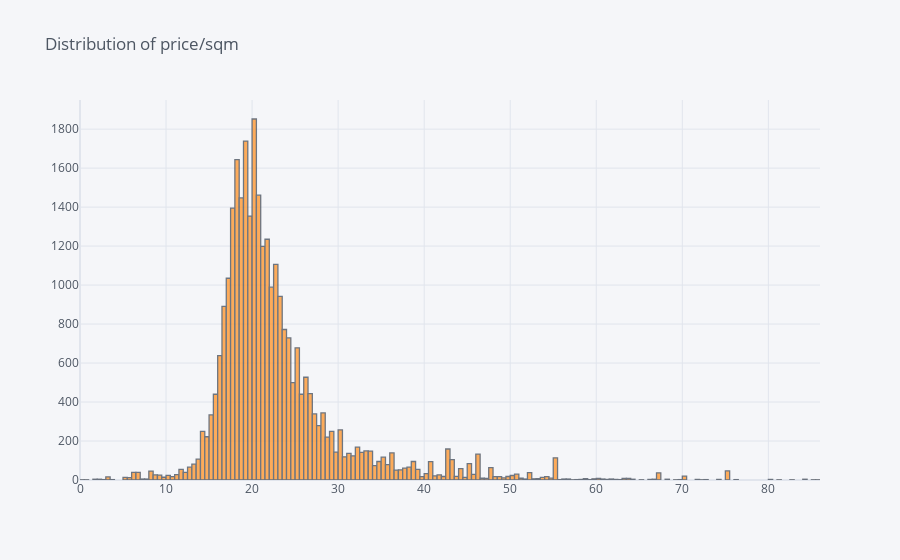

The code cell stored with this chart in its notebook:
### Code cell
residential_df.eval("price/space").iplot(kind="hist", title="Distribution of price/sqm")

### Figure 1 — Plotly figure (JSON) as saved in the notebook; plotly's stock layout.template omitted (floating-point values rounded to 4 significant figures; data arrays with more than 128 entries replaced by an {"elided": "..."} marker saying what was removed)
{"data": [{"histfunc": "count", "histnorm": "", "marker": {"color": "rgba(255, 153, 51, 1.0)", "line": {"color": "#4D5663", "width": 1.3}}, "opacity": 0.8, "orientation": "v", "type": "histogram", "x": {"elided": "30078 float values"}}], "layout": {"barmode": "overlay", "legend": {"bgcolor": "#F5F6F9", "font": {"color": "#4D5663"}}, "paper_bgcolor": "#F5F6F9", "plot_bgcolor": "#F5F6F9", "title": {"font": {"color": "#4D5663"}, "text": "Distribution of price/sqm"}, "xaxis": {"gridcolor": "#E1E5ED", "showgrid": true, "tickfont": {"color": "#4D5663"}, "title": {"font": {"color": "#4D5663"}, "text": ""}, "zerolinecolor": "#E1E5ED"}, "yaxis": {"gridcolor": "#E1E5ED", "showgrid": true, "tickfont": {"color": "#4D5663"}, "title": {"font": {"color": "#4D5663"}, "text": ""}, "zerolinecolor": "#E1E5ED"}}}
